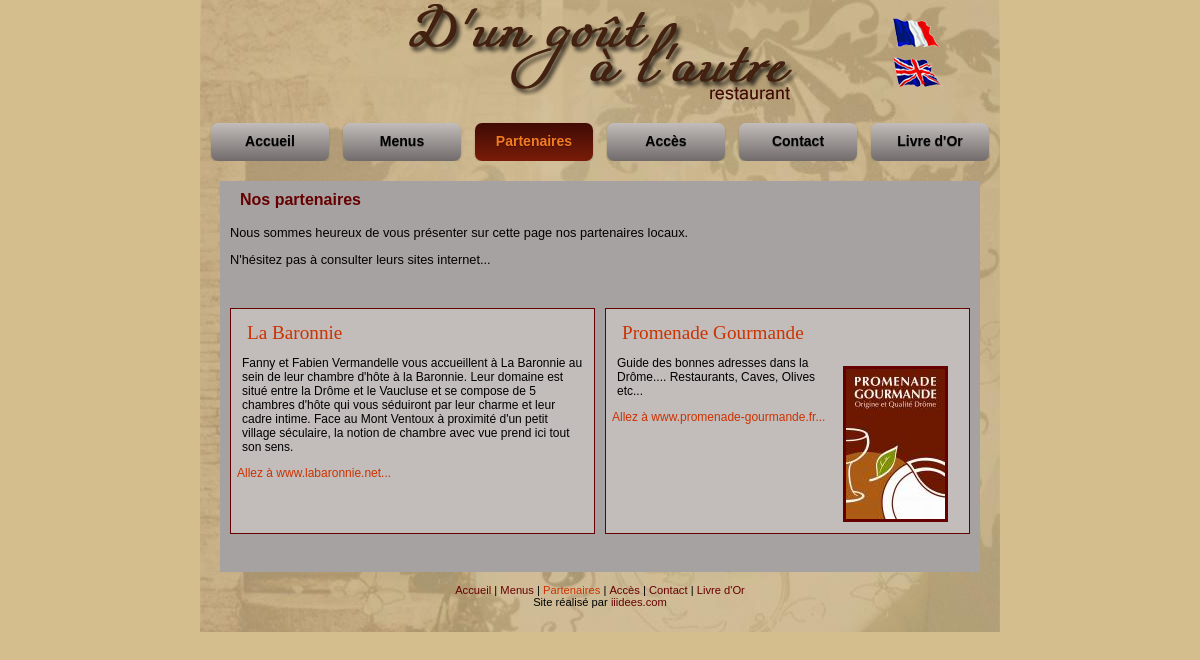
/lien.php, run on the app's committed database.
### tables this page shows
CREATE TABLE IF NOT EXISTS `theme` (
  `id` int(10) unsigned NOT NULL AUTO_INCREMENT,
  `themeNom` varchar(65) NOT NULL,
  `fichierNom` varchar(45) NOT NULL,
  `dateCreer` datetime NOT NULL,
  `HasSnow` tinyint(3) unsigned NOT NULL,
  `heading` varchar(65) NOT NULL,
  `bouton` varchar(45) NOT NULL,
  `imageFond` int(11) NOT NULL,
  `IsOn` tinyint(4) NOT NULL,
  `fond` varchar(7) NOT NULL,
  `fondBoite` varchar(7) NOT NULL,
  `police` varchar(7) NOT NULL,
  `titreCadre` varchar(7) NOT NULL,
  `fondBoiteDeux` varchar(7) NOT NULL,
  `date` varchar(7) NOT NULL,
  `titreBoiteDeux` varchar(7) NOT NULL,
  `lienVisible` varchar(7) NOT NULL,
  `lienSurvol` varchar(7) NOT NULL,
  `lienPiedVisible` varchar(7) NOT NULL,
  `lienPiedSurvol` varchar(7) NOT NULL,
  `lienNavVisible` varchar(7) NOT NULL,
  `lienNavSurvol` varchar(7) NOT NULL,
  `navHautVisible` varchar(7) NOT NULL,
  `navBasVisible` varchar(7) NOT NULL,
  `navHautActif` varchar(7) NOT NULL,
  `navBasActif` varchar(7) NOT NULL,
  PRIMARY KEY (`id`)
);

CREATE TABLE `menusite` (
  `id` int(10) unsigned NOT NULL auto_increment,
  `nom_fr` varchar(20) NOT NULL,
  `nom_gb` varchar(20) NOT NULL,
  `title_fr` varchar(100) NOT NULL,
  `title_gb` varchar(100) NOT NULL,
  `pageid` int(10) unsigned NOT NULL,
  `ordre` int(10) unsigned NOT NULL,
  PRIMARY KEY  (`id`)
);

CREATE TABLE `partenaires` (
  `id` int(10) unsigned NOT NULL auto_increment,
  `nom_fr` varchar(100) NOT NULL,
  `nom_gb` varchar(100) NOT NULL,
  `description_fr` text NOT NULL,
  `description_gb` text NOT NULL,
  `lien` varchar(150) NOT NULL,
  `photo` varchar(45) NOT NULL default 'A',
  `visible` enum('Oui','Non') NOT NULL,
  `date_creation` timestamp NOT NULL default CURRENT_TIMESTAMP,
  PRIMARY KEY  (`id`)
);

### lien.php (the view, shortened to what this page needs)
<?php
		 $menuid = 3;
		 $lang = '_fr';
		 include('inclusion/sitetete.php');
?>
<div id="uncol"><h3>Nos partenaires</h3>
<?php
		$q = "SELECT nom_fr, description_fr, lien, photo FROM partenaires WHERE visible='Oui' ORDER BY nom_fr";
		$r = @mysqli_query($dbc, $q);
		if (mysqli_num_rows($r) > 0) {
			echo '<p><p>Nous sommes heureux de vous pr&eacute;senter sur cette page nos partenaires locaux.</p><p>N\'h&eacute;sitez pas &agrave; consulter leurs sites internet...</p>
<br />';
			echo '<table width="100%" align="center" border="0" cellspacing="10"><tr>';
			$count = 1;
			while ($row = mysqli_fetch_array($r,MYSQLI_ASSOC)) {
				echo '<td width="50%" class="part" valign="top">';
				echo '<p><span class="nom">' . $row['nom_fr'] . '<span></p><p>';
				if ($row['photo'] != 'A') {
					$piece = explode('.',$row['photo']);
					$lfile = '../images/' . $piece[0] . '_th.' . $piece[1];
					$photo = 'images/' . $lfile;
					$size = getimagesize($photo);
					echo '<img src="' . $photo . '" width="' . $size[0] . '" height="' . $size[1] . '" alt="Image de ' . $row['nom_fr'] . '." title="Image de ' . $row['nom_fr'] . '." class="part"/>';
				}
				echo nl2br($row['description_fr']) . '</p>';
				echo '<a href="http://' . $row['lien'] . '" title="Cliquez ici pour aller sur ' . $row['lien'] .'." target="_new">Allez &agrave; ' . $row['lien'] . '...</a><br /><br /></td>';
				if (($count%2)==0){
					echo "</tr>\n<tr>";
					$count=0;
				} else {
					$flag=false;
				}
				$count++;
			}
			echo '</table><br />';
		} else {
			echo '<p>Nous n\'avons pas encore fait de liens vers nos partenaires...</p><br />';
		}
?>
</div>
<?php
		include('inclusion/sitepied.php');
?>

### inclusion/sitetete.php (shortened to what this page needs)
<?php
		$q = "SELECT menusite.id, menusite.nom". $lang . " AS menu, menusite.title" . $lang . " AS title, pagesite.titre" . $lang . " AS titre,";
		$q .= "pagesite.metakey" . $lang . " AS lkey, pagesite.metadesc" . $lang . " AS ldesc, pagesite.page_fr, pagesite.page_gb FROM menusite LEFT JOIN pagesite ON ";
		$q .= "menusite.pageid = pagesite.id ORDER BY menusite.ordre ASC";
		$r = @mysqli_query($dbc,$q);
		$details=array();
		while($row = mysqli_fetch_array($r,MYSQLI_ASSOC)) {
			$details[] = array(
				'id' => $row['id'],
				'nommenu' => $row['menu'],
				'titlemenu' => $row['title'],
				'titrepage' => $row['titre'],
				'metakey' => $row['lkey'],
				'metadesc' => $row['ldesc'],
				'pagefr' => $row['page_fr'] . '.php',
				'pagegb' => $row['page_gb'] . '.php'
			);
		}
		$q = "SELECT fichierNom, HasSnow, heading FROM theme WHERE IsOn = 1";
		$r = @mysqli_query($dbc,$q);
		$theme=array();
		while($row = mysqli_fetch_array($r,MYSQLI_ASSOC)) {
			$theme=array(
				'fichier'=>$row['fichierNom'],
				'snow'=>$row['HasSnow'],
				'heading'=>$row['heading']
			);
		}
?>
<!DOCTYPE html PUBLIC "-//W3C//DTD XHTML 1.0 Transitional//EN" "http://www.w3.org/TR/xhtml1/DTD/xhtml1-transitional.dtd">
<html xmlns="http://www.w3.org/1999/xhtml">
<head>
<link href="css/mainsite.css" rel="stylesheet" type="text/css" />
<link href="css/photo.css" rel="stylesheet" type="text/css" />
<?php
	if (isset($theme['fichier'])){
		echo '<link href="css/' . $theme['fichier'] . '.css" rel="stylesheet" type="text/css" />';
	}else{
		echo '<link href="css/default.css" rel="stylesheet" type="text/css" />';
	}
?>
</head>
<body>
<div id="conteneur">
<div id="entere">
  <?php
  	if (isset($theme['heading'])){
		echo '<img src="images/css/'. $theme['heading'].'" width="800" height="105" border="0" usemap="#Map" />';
	}else{
		echo '<img src="images/css/entetetitre.png" width="800" height="105" border="0" usemap="#Map" />';
	}
	?>
</div>
<div id="wrapper">
<ul id="navigation">
  <br />
  <?php
			for ($i=0; $i<count($details); $i++) {
				if ($lang == "_fr") {
					$pagelien = $details[$i]['pagefr'];
					$titlepage = 'Cliquez ici pour ';
				} else {
					$pagelien = $details[$i]['pagegb'];
					$titlepage = 'Click here to ';
				}
				echo '<li><a href="' . $pagelien . '" title="' . $titlepage . $details[$i]['titlemenu'] . '."';
				if ($menuid == $details[$i]['id']) {
					echo ' class="button mygradsel"';
				}else{
					echo ' class="button mygrad"';
				}
				echo '>' . $details[$i]['nommenu'] . '</a></li>';
			}
	  ?>
</ul>

### inclusion/sitepied.php (shortened to what this page needs)
<div id="pied">
    <br />
    <?php
			for ($i=0; $i<count($details); $i++) {
				if ($lang == "_fr") {
					$pagelien = $details[$i]['pagefr'];
					$titlepage = 'Cliquez ici pour ';
				} else {
					$pagelien = $details[$i]['pagegb'];
					$titlepage = 'Click here to ';
				}
				echo '<a href="' . $pagelien . '" title="' . $titlepage . $details[$i]['titlemenu'] . '."';
				if ($menuid == $details[$i]['id']) {
					echo ' class="selection"';
				}
				echo '>' . $details[$i]['nommenu'] . '</a>';
				if ($i != (count($details) - 1)){
					echo '&nbsp;|&nbsp;';
				}
			}
			if ($lang == '_fr') {
				echo '<br />Site réalisé par <a href="http://www.iiidees.com" target="_blank" title="Cliquez ici pour aller sur le site www.iiidees.com">iiidees.com</a>';
			}else {
				echo'<br />Website design by <a href="http://www.iiidees.com" target="_blank" title="Click here to visit www.iiidees.com">iiidees.com</a>';
			}
	  ?>
   <br />
    <br />&nbsp;
    </div>
  </div>
</div>
</body>
</html>

### css/mainsite.css (style rules this page uses)
body { margin:0; padding:0; font-size:1em; }
#conteneur { width:800px; margin:0 auto; }
#entere { height:105px; }
#wrapper { float: left; width: 100%; }
#pied { clear: both; text-align:center; color:#000; margin-left:20px; margin-right:20px; }
#navigation { list-style: none; margin: 0; margin-left:4px; padding: 0; overflow: hidden; }
#uncol { width:760px; margin-top:20px; margin-left:20px; }
#uncol p, #contenu p { padding-left:10px; padding-right:10px; font-family:Verdana, Geneva, sans-serif; font-size:0.8em; }
#uncol h3, #contenu h3 { font-family:Verdana, Geneva, sans-serif; font-size:1em; padding-left:20px; padding-top:10px; }
img.part { margin:10px; float:right; }
#uncol td span.nom { font-family:"Times New Roman", Times, serif; font-size:1.6em; padding-left:5px; }
#uncol table tr td.part a:link, #uncol table tr td.part a:visited, #uncol table tr td.part a:active { padding-left:5px; font-family:Verdana, Geneva, sans-serif; font-size:12px; text-decoration:none; }
#gauche p,#uncol table td.part p { font-family:Verdana, Geneva, sans-serif; font-size:12px; padding-left:10px; padding-right:10px; padding-top:0; }
#uncol a:link, #uncol a:visited, #uncol a:active { font-family:Verdana, Geneva, sans-serif; font-size:0.9em; text-decoration:none; }
#navigation li { float: left; width: 118px; margin-left:7px; margin-right: 7px; color: #fff; }
#navigation li a:link, #navigation li a:visited, #navigation li a:active { display: block; line-height: 23px; font-weight:bold; text-align: center; text-decoration:none; }
.button { display: inline-block; outline: none; cursor: pointer; text-align: center; text-decoration: none; font: 14px/100% Arial, Helvetica, sans-serif; padding: .5em 1em .55em; text-shadow: 0 1px 1px rgba(0,0,0,.3); -webkit-border-radius: .5em; -moz-border-radius: .5em; border-radius: .5em; -webkit-box-shadow: 0 1px 2px rgba(0,0,0,.2); -moz-box-shadow: 0 1px 2px rgba(0,0,0,.2); box-shadow: 0 1px 2px rgba(0,0,0,.2); }
#pied { font-family:Verdana, Geneva, sans-serif; font-size:0.7em; color:#000; }

### css/photo.css (style rules this page uses)
#entere { background-image:url(../images/css/chead.jpg); background-repeat:no-repeat; }
#wrapper { background-image:url(../images/css/ccorps.jpg); background-repeat:repeat-y; }

### css/default.css (style rules this page uses)
body { background-color: #d4be8d; }
#uncol { background-color:#a7a2a2; }
#uncol p, #contenu p { color:#000; }
#uncol h3, #contenu h3, .nmenu { color:#600; }
img.part { border:3px solid #600; }
#uncol td span.nom { color:#C30; }
td.part { background-color:#c2bcba; border: 1px solid #600; }
#uncol table tr td.part a:link, #uncol table tr td.part a:visited, #uncol table tr td.part a:active { color:#C30; }
#gauche p, #uncol table td.part { color:#000; }
#uncol a:link, #uncol a:visited, #uncol a:active { color:#C30; }
.mygrad { color: #000000; background: #716C6B; background: -webkit-gradient(linear, left top, left bottom, from(#C2BCBA), to(#716C6B)); background: -moz-linear-gradient(top, #C2BCBA, #716C6B); filter: progid:DXImageTransform.Microsoft.gradient(startColorstr='#C2BCBA', endColorstr='#716C6B'); }
.mygrad:active, .mygradsel { color: #f47c20; background: #791C08; background: -webkit-gradient(linear, left top, left bottom, from(#3F0B04), to(#791C08)); background: -moz-linear-gradient(top, #3F0B04, #791C08); filter: progid:DXImageTransform.Microsoft.gradient(startColorstr='#3F0B04', endColorstr='#791C08'); }
#pied a:link, #pied a:visited, #pied a:active { color:#600; text-decoration:none; }
#pied a:hover, #pied a.selection { text-decoration:none; color:#C30; }

### data on the page
theme: heading (picture)
menusite: nom_fr "Accueil"
menusite: nom_fr "Menus"
menusite: nom_fr "Partenaires"
menusite: nom_fr "Accès"
menusite: nom_fr "Contact"
menusite: nom_fr "Livre d'Or"
partenaires: nom_fr "La Baronnie", description_fr "Fanny et Fabien Vermandelle vous accueillent à La Baronnie au sein de leur chambre d'hôte à la Baronnie. Leur domaine est situé entre la Drôme et le Vaucluse et se compose de 5 chambres d'hôte qui vous séduiront par leur charme et leur cadre intime. Face au Mont Ventoux à proximité d'un petit village séculaire, la notion de chambre avec vue prend ici tout son sens.", lien "www.labaronnie.net"
partenaires: nom_fr "Promenade Gourmande", description_fr "Guide des bonnes adresses dans la Drôme.... Restaurants, Caves, Olives etc...", lien "www.promenade-gourmande.fr"
